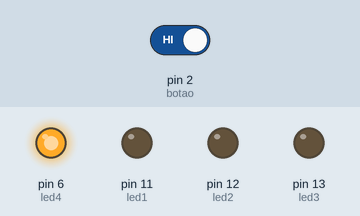
Simulated run of this sketch. Board: Arduino Uno, built with avr-gcc and run on an emulated ATmega328P. Shown: output pins drawn as LEDs (lit = HIGH). The test bench sets the inputs (shaded band); at power-on: pin 2 (botao) HIGH.

Above: at 9.1 s.
18.1 s: pin 2 (botao) driven LOW
At 21.7 s:
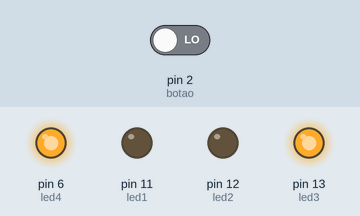
At 27.5 s:
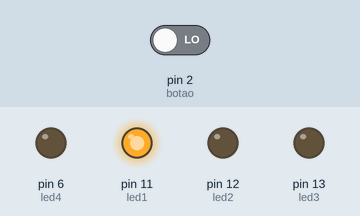
32.1 s: pin 2 (botao) driven HIGH
At 33.3 s:
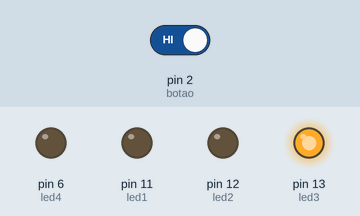
Timing chart, 0 to 46.5 s (numbered marks = the images above; inputs shaded):
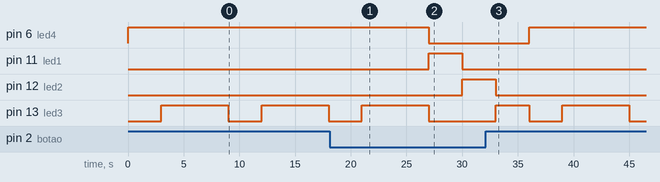

Measured:
- after the input at 18.1 s, pin 6 (led4): HIGH → LOW after 8.9 s; pin 11 (led1): LOW → HIGH after 8.9 s, → LOW 3.0 s later; pin 12 (led2): LOW → HIGH after 11.9 s; pin 13 (led3): goes on until 27.0 s, then stays LOW
- after the input at 32.1 s, pin 6 (led4): LOW → HIGH after 3.9 s; pin 11 (led1): stays LOW (without the input it goes to HIGH after 3.9 s); pin 12 (led2): goes on until 33.0 s, then stays LOW
- by itself, pin 13 (led3): alternates HIGH for 6.0 s and LOW for 3.0 s

The sketch:

Semaforo_botao_pedestre.ino
```cpp
// LEDs
int led1 = 11;
int led2 = 12;
int led3 = 13;
int led4 = 6;
int botao = 2;

void setup() {
  pinMode(led1, OUTPUT);
  pinMode(led2, OUTPUT);
  pinMode(led3, OUTPUT);
  pinMode(led4, OUTPUT);
  pinMode(botao, INPUT);
}
void loop() {
  if (digitalRead(botao) == LOW) {
    digitalWrite(led1, HIGH);
    delay(3000);
    digitalWrite(led1, LOW);

    digitalWrite(led2, HIGH);
    delay(3000);
    digitalWrite(led2, LOW);

    digitalWrite(led3, HIGH);
    delay(3000);
    digitalWrite(led3, LOW);
  } else {
    digitalWrite(led4, HIGH);
    delay(2000);
    digitalWrite(led2, LOW);
    digitalWrite(led1, LOW);
    delay(1000);
    digitalWrite(led3, HIGH);
    delay(6000);
    digitalWrite(led3, LOW);
    digitalWrite(led4, LOW);

  }
}
```
